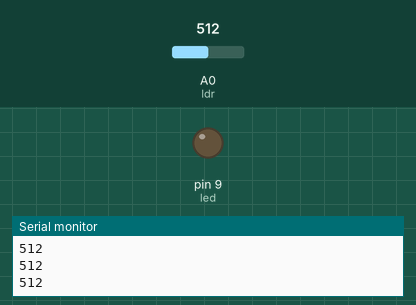
Simulated run of this sketch. Board: Arduino Uno, built with avr-gcc and run on an emulated ATmega328P. Parts: output pins drawn as LEDs (lit = HIGH), the last lines printed to the serial monitor. Inputs (shaded band) come from the test bench; at power-on: A0 (ldr) = 512.

Above: at 1.2 s.
1.3 s: A0 (ldr) set to 490
At 2.6 s:
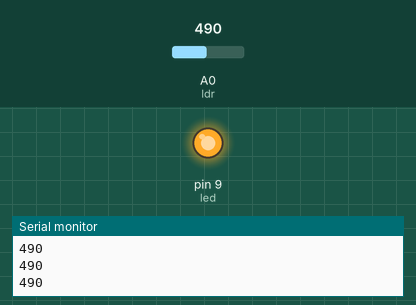
2.9 s: A0 (ldr) set to 510
At 4.1 s:
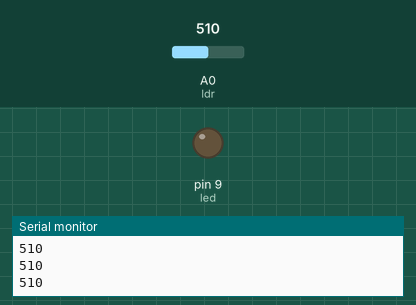
4.5 s: A0 (ldr) set to 306
At 5.4 s:
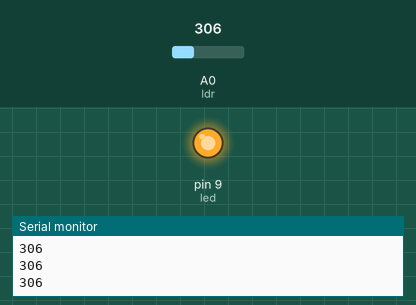
Timing chart, 0 to 7.5 s (numbered marks = the images above; inputs shaded):
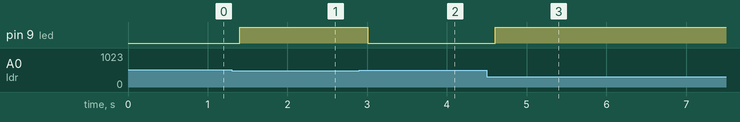

Measured:
- the behaviour switches between 500 and 499 on A0 (ldr) (found by bisection; images 0 and 1)
- after the input at 1.3 s, pin 9 (led): LOW → HIGH after 0.10 s
- after the input at 2.9 s, pin 9 (led): HIGH → LOW after 0.10 s
- after the input at 4.5 s, pin 9 (led): LOW → HIGH after 0.11 s

The sketch:

sistema_embebido_iluminaci_n_autom_tica1.ino
```cpp
int ldr = A0;
int led = 9;
int valorLuz = 0;

void setup() {
  pinMode(led, OUTPUT);
  Serial.begin(9600);
}

void loop() {
  valorLuz = analogRead(ldr);
  Serial.println(valorLuz);

  if (valorLuz < 500) {   // poca luz
    digitalWrite(led, HIGH);
  } else {                // mucha luz
    digitalWrite(led, LOW);
  }

  delay(200);
}
```
